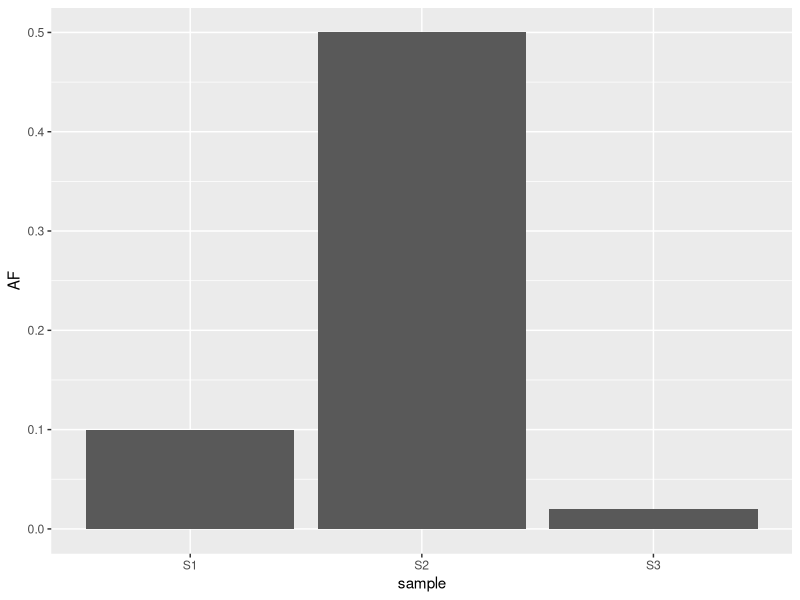
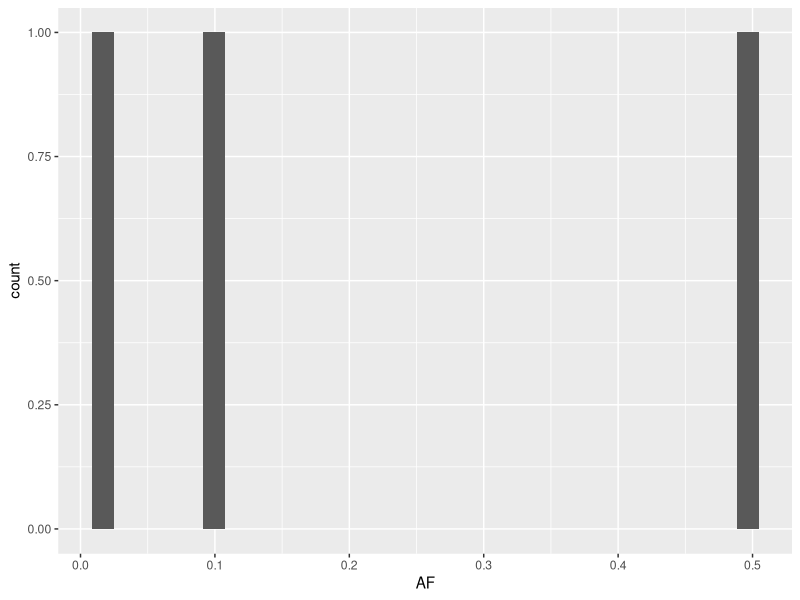

Source code (R) for these figures, in order:
############################################################
# Clase 5 – Introducción a R
# Script de apoyo para el live coding
# Autora: Evelin González F.
############################################################

############################
# 1. VARIABLES EN R
############################

# Creamos variables usando el operador <-
# Una variable es un nombre que guarda un valor en memoria.

x <- 5
gene <- "BRCA1"
af <- 0.02

# Verificamos el tipo de dato con class()
class(x)      # numeric
class(gene)   # character
class(af)     # numeric


############################
# 2. VECTORES EN R
############################

# Un vector es una colección de valores del mismo tipo.
# Se crea usando la función c()

v <- c(1, 2, 3, 4)

# Operaciones básicas
mean(v)       # promedio
length(v)     # número de elementos

# Vector de texto
genes <- c("BRCA1", "TP53", "BRCA2")
genes


############################
# 3. VALORES NA
############################

# NA representa datos faltantes (missing values)

mean(c(1, 2, NA))                # devuelve NA
mean(c(1, 2, NA), na.rm = TRUE)  # ignoramos los NA


############################
# 4. DATA FRAME
############################

# Un data frame es una tabla de datos:
# filas = observaciones/muestras
# columnas = variables

df <- data.frame(
  sample = c("S1", "S2", "S3"),
  gene   = c("BRCA1", "TP53", "BRCA2"),
  AF     = c(0.10, 0.50, 0.02)
)

# Mostrar tabla
df

# Abrir en visor (opcional en RStudio)
View(df)


############################
# 5. ACCEDER A LOS DATOS
############################

# Acceder a una columna
df$gene

# Primera fila
df[1, ]

# Seleccionar columna específica
df[, "AF"]

# Filtrar filas con condición
df[df$AF > 0.1, ]


############################
# 6. GRÁFICOS CON GGPLOT2
############################

# Cargar librería (instalar previamente si es necesario)
# install.packages("ggplot2")
library(ggplot2)

# Gráfico de barras
ggplot(df, aes(x = sample, y = AF)) +
  geom_col()

# Histograma
ggplot(df, aes(x = AF)) +
  geom_histogram()
